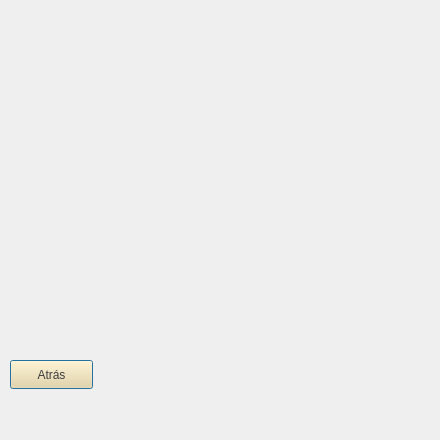
<?xml version="1.0" encoding="UTF-8"?>
<ui version="4.0">
 <class>credits</class>
 <widget class="QDialog" name="credits">
  <property name="geometry">
   <rect>
    <x>0</x>
    <y>0</y>
    <width>440</width>
    <height>440</height>
   </rect>
  </property>
  <property name="minimumSize">
   <size>
    <width>440</width>
    <height>440</height>
   </size>
  </property>
  <property name="maximumSize">
   <size>
    <width>440</width>
    <height>440</height>
   </size>
  </property>
  <property name="windowTitle">
   <string>Créditos</string>
  </property>
  <widget class="QPushButton" name="Salir">
   <property name="geometry">
    <rect>
     <x>10</x>
     <y>360</y>
     <width>83</width>
     <height>29</height>
    </rect>
   </property>
   <property name="styleSheet">
    <string notr="true">font: 11pt &quot;Rockwell&quot;;
background-color: rgb(246, 215, 150);
border-color: rgb(0, 0, 0);
color: rgb(61, 61, 61);
selection-color: rgb(255, 255, 255);</string>
   </property>
   <property name="text">
    <string>Atrás</string>
   </property>
  </widget>
  <widget class="QLabel" name="msgCredits">
   <property name="geometry">
    <rect>
     <x>60</x>
     <y>130</y>
     <width>301</width>
     <height>141</height>
    </rect>
   </property>
   <property name="styleSheet">
    <string notr="true">font: 13pt &quot;Rockwell&quot;;
color: rgb(61, 61, 61);</string>
   </property>
   <property name="text">
    <string/>
   </property>
  </widget>
  <widget class="QLabel" name="credits_lbl">
   <property name="geometry">
    <rect>
     <x>0</x>
     <y>0</y>
     <width>440</width>
     <height>440</height>
    </rect>
   </property>
   <property name="minimumSize">
    <size>
     <width>440</width>
     <height>440</height>
    </size>
   </property>
   <property name="maximumSize">
    <size>
     <width>440</width>
     <height>440</height>
    </size>
   </property>
   <property name="text">
    <string/>
   </property>
   <property name="scaledContents">
    <bool>true</bool>
   </property>
  </widget>
  <zorder>credits_lbl</zorder>
  <zorder>Salir</zorder>
  <zorder>msgCredits</zorder>
 </widget>
 <resources/>
 <connections/>
</ui>
